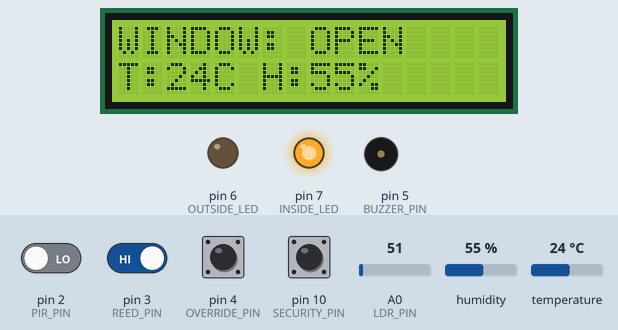
This sketch was run on a simulated Arduino Uno, built with avr-gcc and run on an emulated ATmega328P. Shown: 16×2 character LCD, output pins drawn as LEDs (lit = HIGH), buzzer (waves = sounding, pin HIGH). The test bench sets the inputs (shaded band); at power-on: pin 3 (REED_PIN), pin 4 (OVERRIDE_PIN), pin 10 (SECURITY_PIN) HIGH, pin 2 (PIR_PIN) LOW, temperature 24 °C, A0 (LDR_PIN) = 51, humidity 55 %. What the sketch prints to the serial monitor is not drawn.

Above: at 3.4 s.
3.5 s: pin 10 (SECURITY_PIN) pulled LOW for 1 s
At 4.3 s:
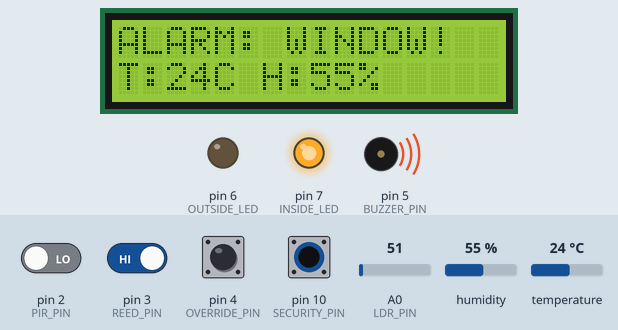
6.3 s: pin 2 (PIR_PIN) driven HIGH
At 6.7 s:
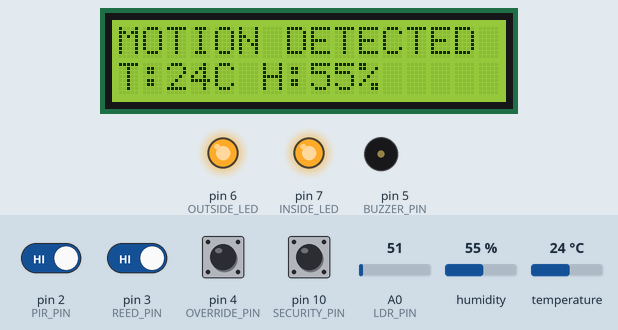
7.8 s: pin 10 (SECURITY_PIN) pulled LOW for 0.15 s
At 8.16 s:
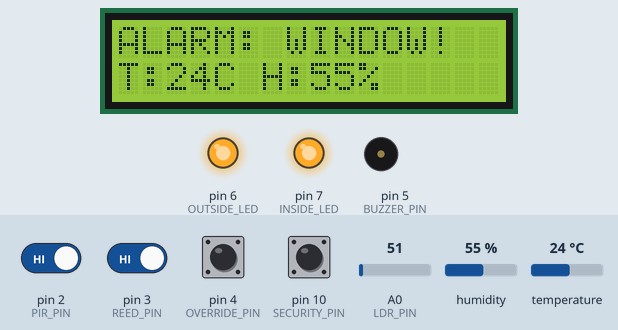
9.8 s: temperature set to 1 °C
At 11.9 s:
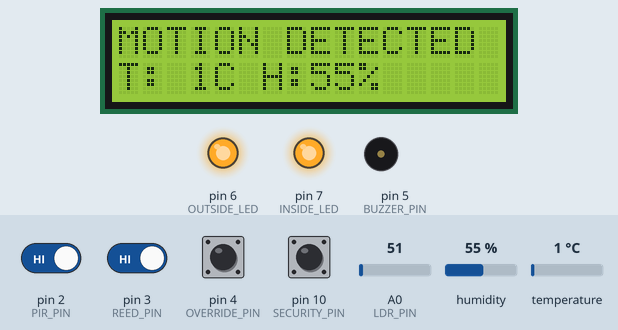
12.3 s: pin 2 (PIR_PIN) driven LOW
At 13.5 s:
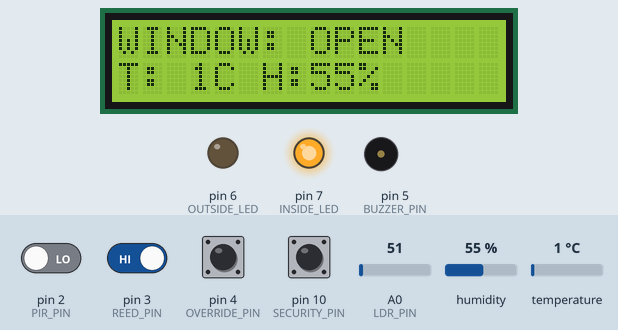
13.8 s: pin 3 (REED_PIN) driven LOW
At 14.2 s:
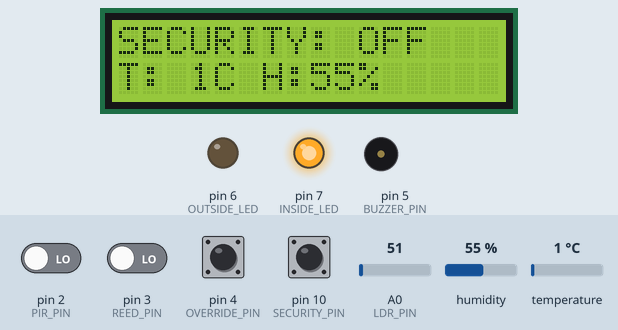
Timing chart, 0 to 16.3 s (numbered marks = the images above; inputs shaded):
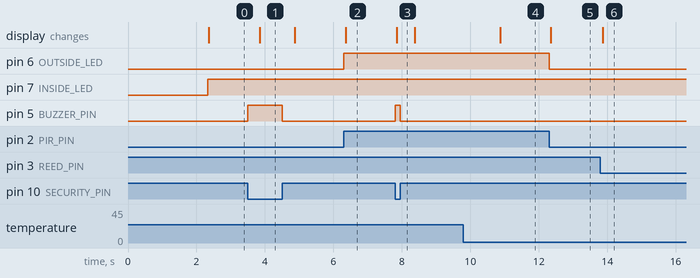

Measured:
- after the input at 3.5 s, pin 5 (BUZZER_PIN): LOW → HIGH at once, → LOW 1.0 s later; the display: changes after 0.36 s (image 1)
- after the input at 6.3 s, pin 6 (OUTSIDE_LED): LOW → HIGH at once; the display: changes after 0.05 s (image 2)
- after the input at 7.8 s, pin 5 (BUZZER_PIN): LOW → HIGH at once, → LOW 0.15 s later; the display: changes after 0.05 s (image 3)
- after the input at 9.8 s, the display: changes after 1.1 s (image 4)
- after the input at 12.3 s, pin 6 (OUTSIDE_LED): HIGH → LOW at once; the display: changes after 0.05 s (image 5)
- after the input at 13.8 s, the display: changes after 0.07 s (image 6)

The sketch:

SmartHome.ino.ino
```cpp
#include <Wire.h>
#include <LiquidCrystal_I2C.h>
#include <DHT.h>

// ==================== LCD ====================
LiquidCrystal_I2C lcd(0x27, 16, 2);

// ==================== PIN CONFIGURATION ====================
#define PIR_PIN       2
#define REED_PIN      3
#define OVERRIDE_PIN  4
#define BUZZER_PIN    5
#define OUTSIDE_LED   6
#define INSIDE_LED    7

// Reserved for future components:
// D8  -> Fan
// D9  -> Servo
// A1  -> LM35
// A2  -> Potentiometer
// Keypad + PCF8574 -> Not installed yet

#define SECURITY_PIN  10
#define DHT_PIN       11
#define DHT_TYPE      DHT11
#define LDR_PIN       A0

// ==================== SENSORS ====================
DHT dht(DHT_PIN, DHT_TYPE);

// ==================== SETTINGS ====================
const int LIGHT_THRESHOLD = 400;

const unsigned long DHT_INTERVAL = 2100;
const unsigned long LCD_INTERVAL = 500;
const unsigned long DEBOUNCE_DELAY = 50;

// ==================== SYSTEM VARIABLES ====================
int lightValue = 0;

float temperatureC = NAN;
float humidity = NAN;

bool motionDetected = false;
bool windowOpen = false;
bool securityActive = false;
bool alarmOn = false;

bool insideLightOn = false;
bool outsideLightOn = false;

// Lighting modes:
// 0 = Automatic
// 1 = Manual ON
// 2 = Manual OFF
byte lightingMode = 0;

// Button states
bool lastButtonReading = HIGH;
bool stableButtonState = HIGH;

unsigned long lastDebounceTime = 0;
unsigned long lastDHTRead = 0;
unsigned long lastLCDUpdate = 0;

// ==================== LCD LINE FUNCTION ====================
void printLCDLine(byte row, const char* message) {
  lcd.setCursor(0, row);

  byte i = 0;

  while (message[i] != '\0' && i < 16) {
    lcd.print(message[i]);
    i++;
  }

  while (i < 16) {
    lcd.print(' ');
    i++;
  }
}

// ==================== READ DHT11 ====================
void updateDHT() {
  unsigned long currentTime = millis();

  if (currentTime - lastDHTRead >= DHT_INTERVAL) {
    lastDHTRead = currentTime;

    float newHumidity = dht.readHumidity();
    float newTemperature = dht.readTemperature();

    if (!isnan(newHumidity) && !isnan(newTemperature)) {
      humidity = newHumidity;
      temperatureC = newTemperature;

      Serial.print("Temperature: ");
      Serial.print(temperatureC);
      Serial.print(" C | Humidity: ");
      Serial.print(humidity);
      Serial.println(" %");
    } else {
      Serial.println("Error reading DHT11!");
    }
  }
}

// ==================== LIGHTING CONTROL ====================
void updateLighting() {
  lightValue = analogRead(LDR_PIN);

  // Lower readings generally mean darker conditions
  // with the planned LDR voltage divider.
  bool darkRoom = (lightValue < LIGHT_THRESHOLD);

  switch (lightingMode) {
    case 0:  // Automatic mode
      insideLightOn = darkRoom;
      break;

    case 1:  // Manual ON
      insideLightOn = true;
      break;

    case 2:  // Manual OFF
      insideLightOn = false;
      break;
  }

  digitalWrite(INSIDE_LED, insideLightOn ? HIGH : LOW);

  // Outside light follows motion
  outsideLightOn = motionDetected;
  digitalWrite(OUTSIDE_LED, outsideLightOn ? HIGH : LOW);
}

// ==================== LIGHT OVERRIDE BUTTON ====================
void updateOverrideButton() {
  bool buttonReading = digitalRead(OVERRIDE_PIN);
  unsigned long currentTime = millis();

  if (buttonReading != lastButtonReading) {
    lastDebounceTime = currentTime;
  }

  if (currentTime - lastDebounceTime >= DEBOUNCE_DELAY) {
    if (buttonReading != stableButtonState) {
      stableButtonState = buttonReading;

      // INPUT_PULLUP: pressed = LOW
      if (stableButtonState == LOW) {
        lightingMode++;

        if (lightingMode > 2) {
          lightingMode = 0;
        }

        Serial.print("Lighting mode: ");

        if (lightingMode == 0) {
          Serial.println("AUTOMATIC");
        } else if (lightingMode == 1) {
          Serial.println("MANUAL ON");
        } else {
          Serial.println("MANUAL OFF");
        }
      }
    }
  }

  lastButtonReading = buttonReading;
}

// ==================== SECURITY SYSTEM ====================
void updateSecurity() {
  // PIR: HIGH means motion detected
  motionDetected = (digitalRead(PIR_PIN) == HIGH);

  // Reed switch: LOW = closed, HIGH = open
  windowOpen = (digitalRead(REED_PIN) == HIGH);

  // Toggle switch: LOW = security enabled
  securityActive = (digitalRead(SECURITY_PIN) == LOW);

  // Alarm activates only when security is enabled
  // and motion or an open window is detected
  alarmOn = securityActive && (motionDetected || windowOpen);

  // Control buzzer
  digitalWrite(BUZZER_PIN, alarmOn ? HIGH : LOW);

  // Outside LED follows motion
  outsideLightOn = motionDetected;
  digitalWrite(OUTSIDE_LED, outsideLightOn ? HIGH : LOW);

  // Serial Monitor diagnostics
  static unsigned long lastDebug = 0;

  if (millis() - lastDebug >= 500) {
    lastDebug = millis();

    Serial.print("Security: ");
    Serial.print(securityActive ? "ON" : "OFF");

    Serial.print(" | PIR: ");
    Serial.print(motionDetected ? "MOTION" : "NO MOTION");

    Serial.print(" | Window: ");
    Serial.print(windowOpen ? "OPEN" : "CLOSED");

    Serial.print(" | Alarm: ");
    Serial.println(alarmOn ? "ON" : "OFF");
  }
}

// ==================== LCD DISPLAY ====================
void updateLCD() {
  unsigned long currentTime = millis();

  if (currentTime - lastLCDUpdate < LCD_INTERVAL) {
    return;
  }

  lastLCDUpdate = currentTime;

  // First line: security and alarm status
  if (alarmOn) {
    if (windowOpen) {
      printLCDLine(0, "ALARM: WINDOW!");
    } else {
      printLCDLine(0, "ALARM: MOTION!");
    }
  } else if (motionDetected) {
    printLCDLine(0, "MOTION DETECTED");
  } else if (windowOpen) {
    printLCDLine(0, "WINDOW: OPEN");
  } else if (securityActive) {
    printLCDLine(0, "SECURITY: ON");
  } else {
    printLCDLine(0, "SECURITY: OFF");
  }

  // Second line: temperature and humidity
  if (!isnan(temperatureC) && !isnan(humidity)) {
    char displayLine[17];

    snprintf(
      displayLine,
      sizeof(displayLine),
      "T:%2dC H:%2d%%",
      (int)(temperatureC + 0.5),
      (int)(humidity + 0.5)
    );

    printLCDLine(1, displayLine);
  } else {
    printLCDLine(1, "Reading DHT11...");
  }
}

// ==================== SETUP ====================
void setup() {
  Serial.begin(9600);

  // Inputs
  pinMode(PIR_PIN, INPUT);
  pinMode(REED_PIN, INPUT_PULLUP);
  pinMode(OVERRIDE_PIN, INPUT_PULLUP);
  pinMode(SECURITY_PIN, INPUT_PULLUP);

  // Outputs
  pinMode(BUZZER_PIN, OUTPUT);
  pinMode(OUTSIDE_LED, OUTPUT);
  pinMode(INSIDE_LED, OUTPUT);

  digitalWrite(BUZZER_PIN, LOW);
  digitalWrite(OUTSIDE_LED, LOW);
  digitalWrite(INSIDE_LED, LOW);

  // I2C LCD
  Wire.begin();
  lcd.init();
  lcd.backlight();

  // DHT11
  dht.begin();

  printLCDLine(0, "SMART HOME");
  printLCDLine(1, "Starting...");
  delay(2000);

  Serial.println("======================");
  Serial.println("SMART HOME SYSTEM");
  Serial.println("System initialized!");
  Serial.println("======================");

  Serial.println("Lighting: AUTOMATIC");
  Serial.println("Security: Check switch");
  Serial.println("DHT11: D11");
  Serial.println("Fan: Reserved D8");
  Serial.println("Servo: Reserved D9");

  // Allow the first DHT11 reading after startup
  lastDHTRead = millis() - DHT_INTERVAL;
}

// ==================== MAIN LOOP ====================
void loop() {
  updateDHT();
  updateSecurity();
  updateOverrideButton();
  updateLighting();
  updateLCD();
}
```
